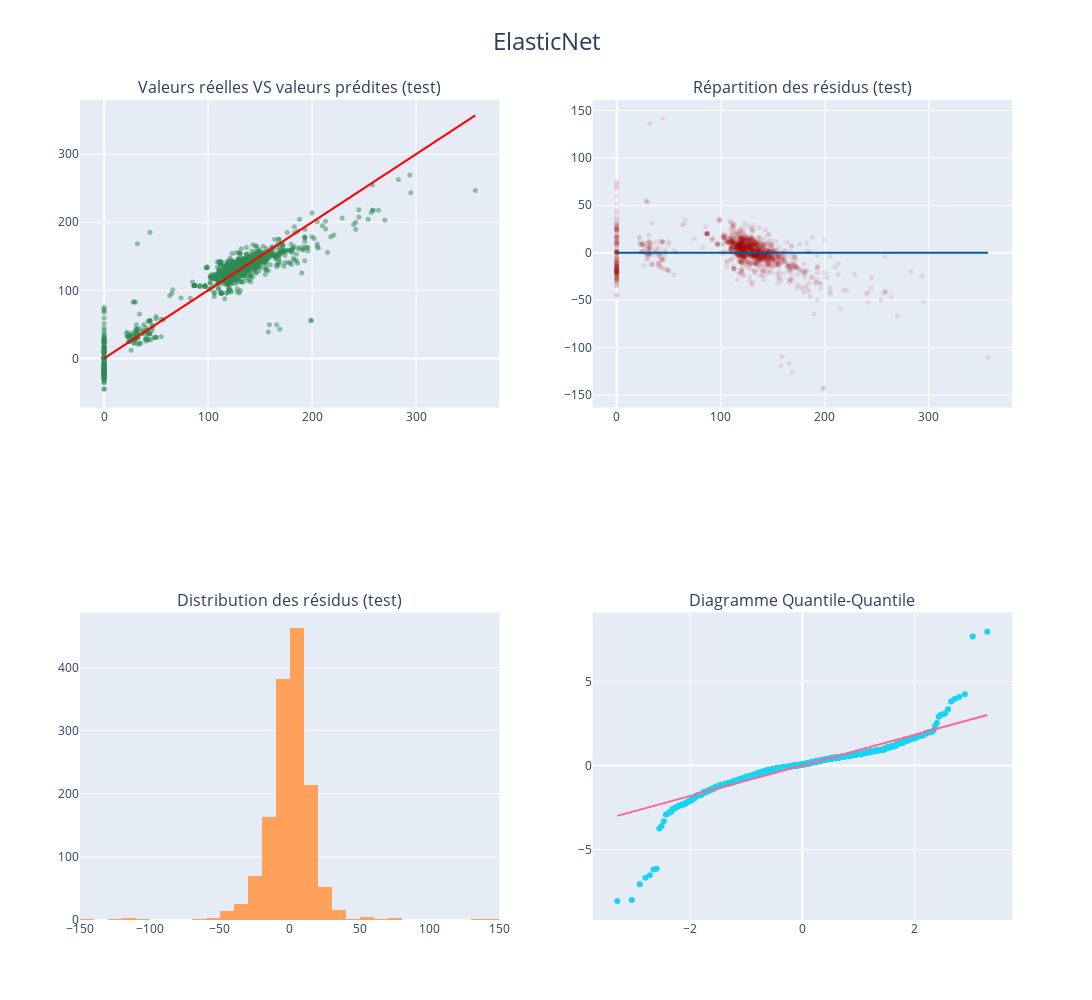
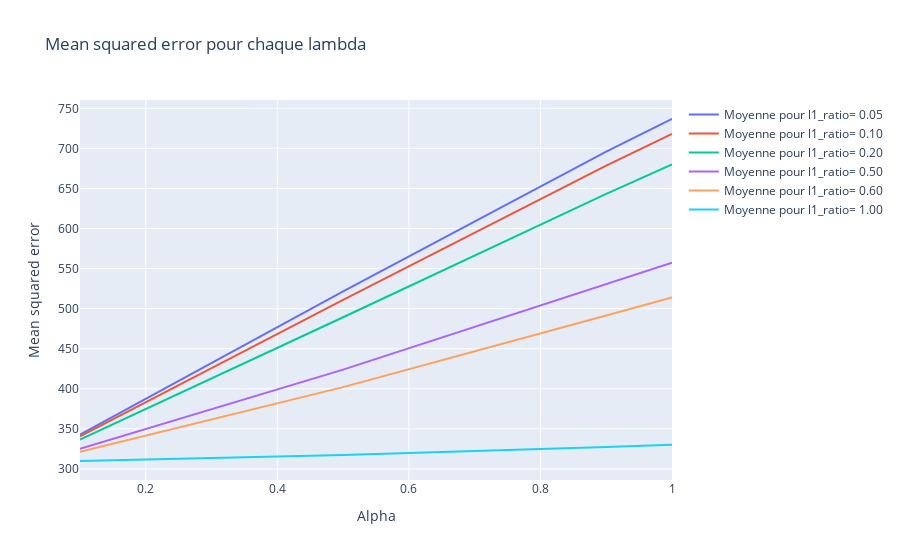
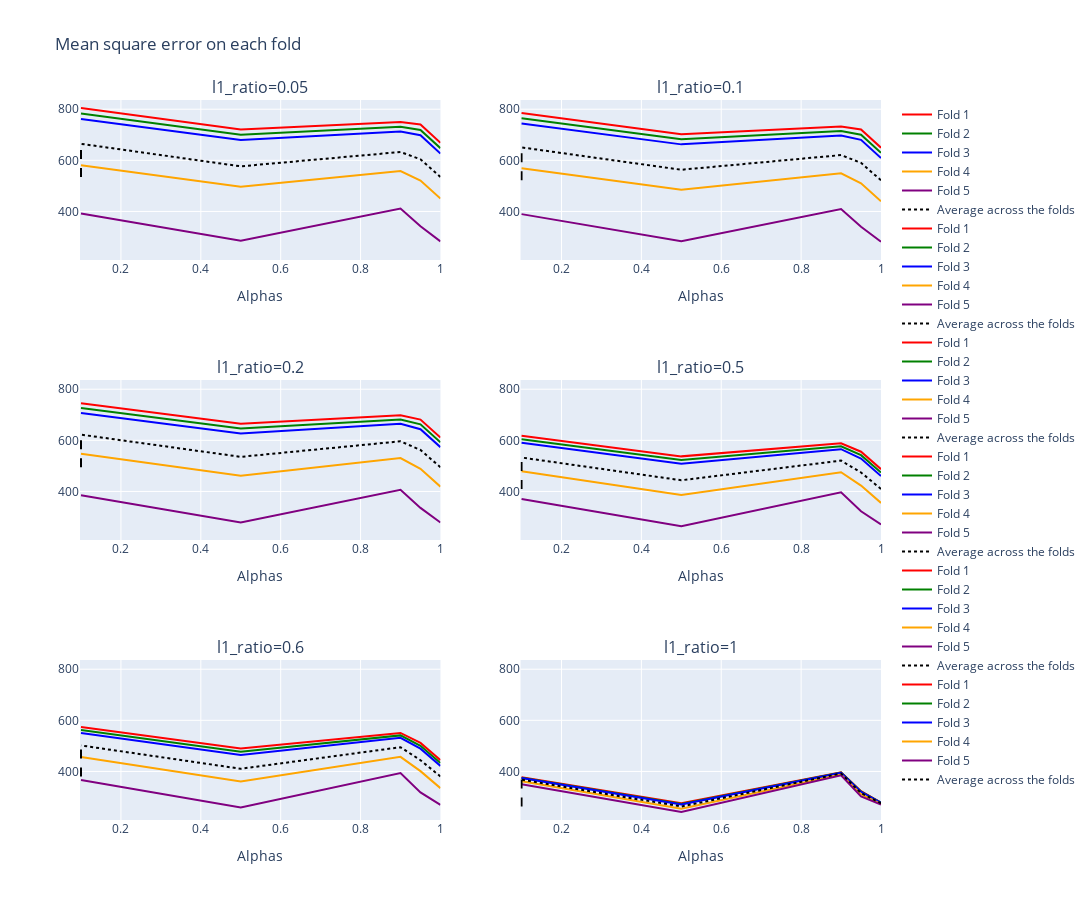

The notebook cell saved with these charts, in order:
### Markdown cell above
# **2. Modèle ElasticNet**

### Code cell
%%time
l1_ratios = [0.05, 0.1, 0.2, 0.5, 0.6, 1]
lr_en = ElasticNetCV(cv=5, l1_ratio=l1_ratios, alphas=[0.1, 0.5, 0.9, 0.95, 1.0], n_jobs=-1)
lr_en.fit(X_train, y_train)


co2.styles.display_combined_report(y_train, lr_en.predict(X_train), y_test, lr_en.predict(X_test), title='PERFORMANCES DU MODELE ELASTIC NET') 

co2.viz.plot_regression_diagnostics(y_test, pred_test, y_train, "ElasticNet", interactive=True, save=True, format='png')
co2.viz.plot_lr_elasticnet(lr_en, save=True, format='png')
co2.viz.plot_mse_folds(lr_en, l1_ratios)


co2.data.save_model(lr_en)

### Figure 1 — Plotly figure (JSON) as saved in the notebook; plotly's stock layout.template omitted (floating-point values rounded to 4 significant figures; data arrays with more than 128 entries replaced by an {"elided": "..."} marker saying what was removed)
{"data": [{"marker": {"color": "#2E8B57", "opacity": 0.5, "size": 5}, "mode": "markers", "type": "scatter", "x": {"elided": "1425 int values"}, "xaxis": "x", "y": {"elided": "1425 float values"}, "yaxis": "y"}, {"line": {"color": "red"}, "mode": "lines", "type": "scatter", "x": [0, 357], "xaxis": "x", "y": [0, 357], "yaxis": "y"}, {"marker": {"color": "#980a10", "opacity": 0.1, "size": 5}, "mode": "markers", "type": "scatter", "x": {"elided": "1425 int values"}, "xaxis": "x2", "y": {"elided": "1425 float values"}, "yaxis": "y2"}, {"line": {"color": "#0a5798"}, "mode": "lines", "type": "scatter", "x": [0, 357], "xaxis": "x2", "y": [0, 0], "yaxis": "y2"}, {"nbinsx": 40, "type": "histogram", "x": {"elided": "1425 float values"}, "xaxis": "x3", "yaxis": "y3"}, {"mode": "markers", "type": "scatter", "x": {"elided": "1425 float values"}, "xaxis": "x4", "y": {"elided": "1425 float values"}, "yaxis": "y4"}, {"mode": "lines", "type": "scatter", "x": {"elided": "1425 float values"}, "xaxis": "x4", "y": {"elided": "1425 float values"}, "yaxis": "y4"}], "layout": {"annotations": [{"font": {"size": 16}, "showarrow": false, "text": "Valeurs réelles VS valeurs prédites (test)", "x": 0.225, "xanchor": "center", "xref": "paper", "y": 1, "yanchor": "bottom", "yref": "paper"}, {"font": {"size": 16}, "showarrow": false, "text": "Répartition des résidus (test)", "x": 0.775, "xanchor": "center", "xref": "paper", "y": 1, "yanchor": "bottom", "yref": "paper"}, {"font": {"size": 16}, "showarrow": false, "text": "Distribution des résidus (test)", "x": 0.225, "xanchor": "center", "xref": "paper", "y": 0.375, "yanchor": "bottom", "yref": "paper"}, {"font": {"size": 16}, "showarrow": false, "text": "Diagramme Quantile-Quantile", "x": 0.775, "xanchor": "center", "xref": "paper", "y": 0.375, "yanchor": "bottom", "yref": "paper"}], "height": 1000, "showlegend": false, "title": {"font": {"size": 24}, "text": "ElasticNet", "x": 0.5}, "width": 1300, "xaxis": {"anchor": "y", "domain": [0, 0.45]}, "xaxis2": {"anchor": "y2", "domain": [0.55, 1]}, "xaxis3": {"anchor": "y3", "domain": [0, 0.45]}, "xaxis4": {"anchor": "y4", "domain": [0.55, 1]}, "yaxis": {"anchor": "x", "domain": [0.625, 1]}, "yaxis2": {"anchor": "x2", "domain": [0.625, 1]}, "yaxis3": {"anchor": "x3", "domain": [0, 0.375]}, "yaxis4": {"anchor": "x4", "domain": [0, 0.375]}}}

### Figure 2 — Plotly figure (JSON) as saved in the notebook; plotly's stock layout.template omitted (floating-point values rounded to 4 significant figures)
{"data": [{"mode": "lines", "name": "Moyenne pour l1_ratio= 0.05", "type": "scatter", "x": [1, 0.95, 0.9, 0.5, 0.1], "y": [736.6, 716.4, 695.8, 521.5, 342.7]}, {"mode": "lines", "name": "Moyenne pour l1_ratio= 0.10", "type": "scatter", "x": [1, 0.95, 0.9, 0.5, 0.1], "y": [718.1, 698.4, 678.5, 510.8, 340.7]}, {"mode": "lines", "name": "Moyenne pour l1_ratio= 0.20", "type": "scatter", "x": [1, 0.95, 0.9, 0.5, 0.1], "y": [680.0, 661.7, 643.2, 489.3, 336.7]}, {"mode": "lines", "name": "Moyenne pour l1_ratio= 0.50", "type": "scatter", "x": [1, 0.95, 0.9, 0.5, 0.1], "y": [557.4, 544.1, 530.7, 423.9, 324.9]}, {"mode": "lines", "name": "Moyenne pour l1_ratio= 0.60", "type": "scatter", "x": [1, 0.95, 0.9, 0.5, 0.1], "y": [514.0, 502.7, 491.4, 402.0, 321.3]}, {"mode": "lines", "name": "Moyenne pour l1_ratio= 1.00", "type": "scatter", "x": [1, 0.95, 0.9, 0.5, 0.1], "y": [330.1, 328.7, 327.3, 317.4, 309.8]}], "layout": {"title": {"text": "Mean squared error pour chaque lambda"}, "xaxis": {"title": {"text": "Alpha"}}, "yaxis": {"title": {"text": "Mean squared error"}}}}

### Figure 3 — Plotly figure (JSON) as saved in the notebook; plotly's stock layout.template omitted (floating-point values rounded to 4 significant figures)
{"data": [{"line": {"color": "red"}, "mode": "lines", "name": "Fold 1", "type": "scatter", "x": [1, 0.95, 0.9, 0.5, 0.1], "xaxis": "x", "y": [668.3, 740.0, 749.7, 720.5, 804.8], "yaxis": "y"}, {"line": {"color": "green"}, "mode": "lines", "name": "Fold 2", "type": "scatter", "x": [1, 0.95, 0.9, 0.5, 0.1], "xaxis": "x", "y": [647.6, 719.1, 731.3, 700.3, 783.6], "yaxis": "y"}, {"line": {"color": "blue"}, "mode": "lines", "name": "Fold 3", "type": "scatter", "x": [1, 0.95, 0.9, 0.5, 0.1], "xaxis": "x", "y": [626.7, 698.0, 712.7, 679.7, 762.0], "yaxis": "y"}, {"line": {"color": "orange"}, "mode": "lines", "name": "Fold 4", "type": "scatter", "x": [1, 0.95, 0.9, 0.5, 0.1], "xaxis": "x", "y": [450.6, 521.1, 558.4, 496.8, 580.5], "yaxis": "y"}, {"line": {"color": "purple"}, "mode": "lines", "name": "Fold 5", "type": "scatter", "x": [1, 0.95, 0.9, 0.5, 0.1], "xaxis": "x", "y": [282.8, 342.2, 411.2, 285.7, 391.8], "yaxis": "y"}, {"line": {"color": "black", "dash": "dot", "width": 2}, "mode": "lines", "name": "Average across the folds", "type": "scatter", "x": [1, 0.95, 0.9, 0.5, 0.1], "xaxis": "x", "y": [535.2, 604.1, 632.6, 576.6, 664.6], "yaxis": "y"}, {"line": {"color": "red"}, "mode": "lines", "name": "Fold 1", "type": "scatter", "x": [1, 0.95, 0.9, 0.5, 0.1], "xaxis": "x2", "y": [649.4, 720.7, 732.7, 702.3, 785.4], "yaxis": "y2"}, {"line": {"color": "green"}, "mode": "lines", "name": "Fold 2", "type": "scatter", "x": [1, 0.95, 0.9, 0.5, 0.1], "xaxis": "x2", "y": [629.4, 700.5, 714.9, 682.6, 764.8], "yaxis": "y2"}, {"line": {"color": "blue"}, "mode": "lines", "name": "Fold 3", "type": "scatter", "x": [1, 0.95, 0.9, 0.5, 0.1], "xaxis": "x2", "y": [609.2, 680.1, 697.0, 662.5, 744.0], "yaxis": "y2"}, {"line": {"color": "orange"}, "mode": "lines", "name": "Fold 4", "type": "scatter", "x": [1, 0.95, 0.9, 0.5, 0.1], "xaxis": "x2", "y": [440.0, 510.3, 549.1, 485.2, 569.5], "yaxis": "y2"}, {"line": {"color": "purple"}, "mode": "lines", "name": "Fold 5", "type": "scatter", "x": [1, 0.95, 0.9, 0.5, 0.1], "xaxis": "x2", "y": [281.2, 340.0, 409.5, 283.2, 389.5], "yaxis": "y2"}, {"line": {"color": "black", "dash": "dot", "width": 2}, "mode": "lines", "name": "Average across the folds", "type": "scatter", "x": [1, 0.95, 0.9, 0.5, 0.1], "xaxis": "x2", "y": [521.8, 590.3, 620.6, 563.1, 650.6], "yaxis": "y2"}, {"line": {"color": "red"}, "mode": "lines", "name": "Fold 1", "type": "scatter", "x": [1, 0.95, 0.9, 0.5, 0.1], "xaxis": "x3", "y": [610.7, 681.1, 697.9, 664.6, 745.5], "yaxis": "y3"}, {"line": {"color": "green"}, "mode": "lines", "name": "Fold 2", "type": "scatter", "x": [1, 0.95, 0.9, 0.5, 0.1], "xaxis": "x3", "y": [592.1, 662.4, 681.5, 646.0, 726.4], "yaxis": "y3"}, {"line": {"color": "blue"}, "mode": "lines", "name": "Fold 3", "type": "scatter", "x": [1, 0.95, 0.9, 0.5, 0.1], "xaxis": "x3", "y": [573.3, 643.6, 665.0, 627.0, 707.1], "yaxis": "y3"}, {"line": {"color": "orange"}, "mode": "lines", "name": "Fold 4", "type": "scatter", "x": [1, 0.95, 0.9, 0.5, 0.1], "xaxis": "x3", "y": [418.7, 488.6, 530.5, 461.4, 547.2], "yaxis": "y3"}, {"line": {"color": "purple"}, "mode": "lines", "name": "Fold 5", "type": "scatter", "x": [1, 0.95, 0.9, 0.5, 0.1], "xaxis": "x3", "y": [278.3, 335.6, 406.3, 278.2, 384.9], "yaxis": "y3"}, {"line": {"color": "black", "dash": "dot", "width": 2}, "mode": "lines", "name": "Average across the folds", "type": "scatter", "x": [1, 0.95, 0.9, 0.5, 0.1], "xaxis": "x3", "y": [494.6, 562.3, 596.2, 535.5, 622.2], "yaxis": "y3"}, {"line": {"color": "red"}, "mode": "lines", "name": "Fold 1", "type": "scatter", "x": [1, 0.95, 0.9, 0.5, 0.1], "xaxis": "x4", "y": [487.4, 555.5, 588.5, 537.3, 618.4], "yaxis": "y4"}, {"line": {"color": "green"}, "mode": "lines", "name": "Fold 2", "type": "scatter", "x": [1, 0.95, 0.9, 0.5, 0.1], "xaxis": "x4", "y": [473.9, 542.1, 577.0, 522.9, 604.5], "yaxis": "y4"}, {"line": {"color": "blue"}, "mode": "lines", "name": "Fold 3", "type": "scatter", "x": [1, 0.95, 0.9, 0.5, 0.1], "xaxis": "x4", "y": [460.5, 528.7, 565.4, 508.5, 590.6], "yaxis": "y4"}, {"line": {"color": "orange"}, "mode": "lines", "name": "Fold 4", "type": "scatter", "x": [1, 0.95, 0.9, 0.5, 0.1], "xaxis": "x4", "y": [355.2, 422.9, 475.3, 386.7, 479.3], "yaxis": "y4"}, {"line": {"color": "purple"}, "mode": "lines", "name": "Fold 5", "type": "scatter", "x": [1, 0.95, 0.9, 0.5, 0.1], "xaxis": "x4", "y": [270.9, 322.5, 396.7, 263.7, 370.9], "yaxis": "y4"}, {"line": {"color": "black", "dash": "dot", "width": 2}, "mode": "lines", "name": "Average across the folds", "type": "scatter", "x": [1, 0.95, 0.9, 0.5, 0.1], "xaxis": "x4", "y": [409.6, 474.3, 520.6, 443.8, 532.7], "yaxis": "y4"}, {"line": {"color": "red"}, "mode": "lines", "name": "Fold 1", "type": "scatter", "x": [1, 0.95, 0.9, 0.5, 0.1], "xaxis": "x5", "y": [444.1, 511.7, 550.7, 490.0, 573.7], "yaxis": "y5"}, {"line": {"color": "green"}, "mode": "lines", "name": "Fold 2", "type": "scatter", "x": [1, 0.95, 0.9, 0.5, 0.1], "xaxis": "x5", "y": [432.7, 500.4, 541.1, 477.5, 561.9], "yaxis": "y5"}, {"line": {"color": "blue"}, "mode": "lines", "name": "Fold 3", "type": "scatter", "x": [1, 0.95, 0.9, 0.5, 0.1], "xaxis": "x5", "y": [421.5, 489.1, 531.5, 464.9, 550.1], "yaxis": "y5"}, {"line": {"color": "orange"}, "mode": "lines", "name": "Fold 4", "type": "scatter", "x": [1, 0.95, 0.9, 0.5, 0.1], "xaxis": "x5", "y": [334.5, 401.2, 457.2, 360.9, 456.5], "yaxis": "y5"}, {"line": {"color": "purple"}, "mode": "lines", "name": "Fold 5", "type": "scatter", "x": [1, 0.95, 0.9, 0.5, 0.1], "xaxis": "x5", "y": [269.1, 318.1, 393.8, 259.3, 366.3], "yaxis": "y5"}, {"line": {"color": "black", "dash": "dot", "width": 2}, "mode": "lines", "name": "Average across the folds", "type": "scatter", "x": [1, 0.95, 0.9, 0.5, 0.1], "xaxis": "x5", "y": [380.4, 444.1, 494.9, 410.5, 501.7], "yaxis": "y5"}, {"line": {"color": "red"}, "mode": "lines", "name": "Fold 1", "type": "scatter", "x": [1, 0.95, 0.9, 0.5, 0.1], "xaxis": "x6", "y": [278.4, 323.0, 396.4, 275.3, 377.6], "yaxis": "y6"}, {"line": {"color": "green"}, "mode": "lines", "name": "Fold 2", "type": "scatter", "x": [1, 0.95, 0.9, 0.5, 0.1], "xaxis": "x6", "y": [277.7, 321.6, 395.4, 272.8, 375.8], "yaxis": "y6"}, {"line": {"color": "blue"}, "mode": "lines", "name": "Fold 3", "type": "scatter", "x": [1, 0.95, 0.9, 0.5, 0.1], "xaxis": "x6", "y": [277.1, 320.2, 394.5, 270.5, 374.0], "yaxis": "y6"}, {"line": {"color": "orange"}, "mode": "lines", "name": "Fold 4", "type": "scatter", "x": [1, 0.95, 0.9, 0.5, 0.1], "xaxis": "x6", "y": [272.2, 311.3, 387.9, 254.2, 361.3], "yaxis": "y6"}, {"line": {"color": "purple"}, "mode": "lines", "name": "Fold 5", "type": "scatter", "x": [1, 0.95, 0.9, 0.5, 0.1], "xaxis": "x6", "y": [270.4, 302.5, 384.7, 241.4, 350.3], "yaxis": "y6"}, {"line": {"color": "black", "dash": "dot", "width": 2}, "mode": "lines", "name": "Average across the folds", "type": "scatter", "x": [1, 0.95, 0.9, 0.5, 0.1], "xaxis": "x6", "y": [275.2, 315.7, 391.8, 262.8, 367.8], "yaxis": "y6"}], "layout": {"annotations": [{"font": {"size": 16}, "showarrow": false, "text": "l1_ratio=0.05", "x": 0.225, "xanchor": "center", "xref": "paper", "y": 1, "yanchor": "bottom", "yref": "paper"}, {"font": {"size": 16}, "showarrow": false, "text": "l1_ratio=0.1", "x": 0.775, "xanchor": "center", "xref": "paper", "y": 1, "yanchor": "bottom", "yref": "paper"}, {"font": {"size": 16}, "showarrow": false, "text": "l1_ratio=0.2", "x": 0.225, "xanchor": "center", "xref": "paper", "y": 0.6111, "yanchor": "bottom", "yref": "paper"}, {"font": {"size": 16}, "showarrow": false, "text": "l1_ratio=0.5", "x": 0.775, "xanchor": "center", "xref": "paper", "y": 0.6111, "yanchor": "bottom", "yref": "paper"}, {"font": {"size": 16}, "showarrow": false, "text": "l1_ratio=0.6", "x": 0.225, "xanchor": "center", "xref": "paper", "y": 0.2222, "yanchor": "bottom", "yref": "paper"}, {"font": {"size": 16}, "showarrow": false, "text": "l1_ratio=1", "x": 0.775, "xanchor": "center", "xref": "paper", "y": 0.2222, "yanchor": "bottom", "yref": "paper"}], "height": 900, "shapes": [{"line": {"color": "black", "dash": "dash"}, "type": "line", "x0": 0.1, "x1": 0.1, "xref": "x", "y0": 535.2, "y1": 664.6, "yref": "y"}, {"line": {"color": "black", "dash": "dash"}, "type": "line", "x0": 0.1, "x1": 0.1, "xref": "x2", "y0": 521.8, "y1": 650.6, "yref": "y2"}, {"line": {"color": "black", "dash": "dash"}, "type": "line", "x0": 0.1, "x1": 0.1, "xref": "x3", "y0": 494.6, "y1": 622.2, "yref": "y3"}, {"line": {"color": "black", "dash": "dash"}, "type": "line", "x0": 0.1, "x1": 0.1, "xref": "x4", "y0": 409.6, "y1": 532.7, "yref": "y4"}, {"line": {"color": "black", "dash": "dash"}, "type": "line", "x0": 0.1, "x1": 0.1, "xref": "x5", "y0": 380.4, "y1": 501.7, "yref": "y5"}, {"line": {"color": "black", "dash": "dash"}, "type": "line", "x0": 0.1, "x1": 0.1, "xref": "x6", "y0": 262.8, "y1": 391.8, "yref": "y6"}], "title": {"text": "Mean square error on each fold"}, "width": 1200, "xaxis": {"anchor": "y", "domain": [0, 0.45], "title": {"text": "Alphas"}}, "xaxis2": {"anchor": "y2", "domain": [0.55, 1], "title": {"text": "Alphas"}}, "xaxis3": {"anchor": "y3", "domain": [0, 0.45], "title": {"text": "Alphas"}}, "xaxis4": {"anchor": "y4", "domain": [0.55, 1], "title": {"text": "Alphas"}}, "xaxis5": {"anchor": "y5", "domain": [0, 0.45], "title": {"text": "Alphas"}}, "xaxis6": {"anchor": "y6", "domain": [0.55, 1], "title": {"text": "Alphas"}}, "yaxis": {"anchor": "x", "domain": [0.7778, 1], "matches": "y"}, "yaxis2": {"anchor": "x2", "domain": [0.7778, 1], "matches": "y"}, "yaxis3": {"anchor": "x3", "domain": [0.3889, 0.6111], "matches": "y"}, "yaxis4": {"anchor": "x4", "domain": [0.3889, 0.6111], "matches": "y"}, "yaxis5": {"anchor": "x5", "domain": [0, 0.2222], "matches": "y"}, "yaxis6": {"anchor": "x6", "domain": [0, 0.2222], "matches": "y"}}}
